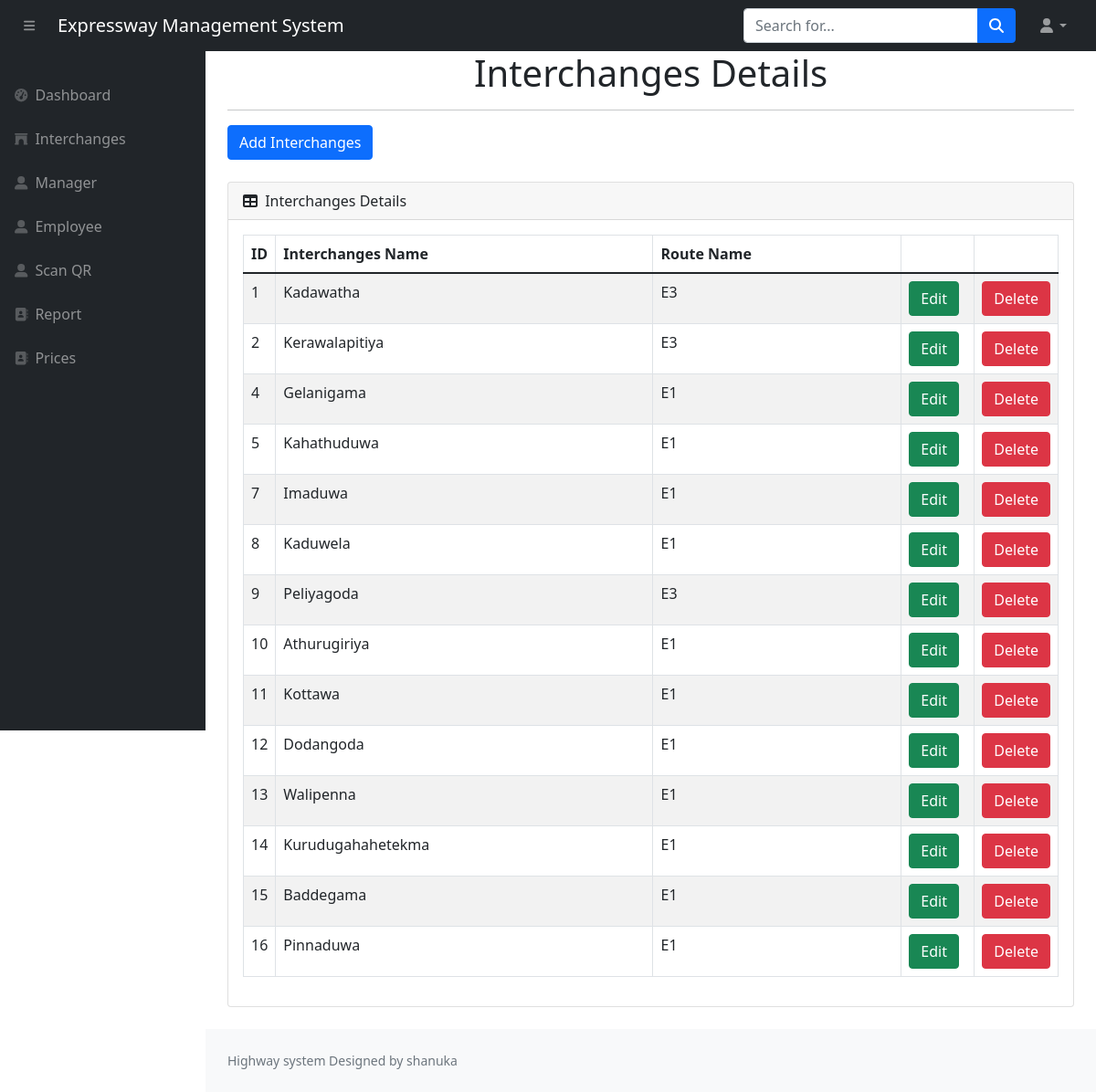
/admin/interchanges.php, run on the app's committed database.
### tables this page shows
CREATE TABLE `interchanges` (
  `id` int(20) NOT NULL,
  `inter_name` varchar(50) NOT NULL,
  `router_name` varchar(50) NOT NULL,
  `latitude` double NOT NULL,
  `longitude` double NOT NULL
);

### admin/interchanges.php (the view, shortened to what this page needs)
<?php include ('includes/header.php'); ?>
<div class="container-fluid px-4">
    <h1>
        <center>Interchanges Details
    </h1>
    <hr>
    <div>
        <a type="button" class="btn btn-primary" href="add_interchanges.php">Add Interchanges</a>
    </div><br>
    <div class="card mb-4">
        <div class="card-header">
            <i class="fas fa-table me-1"></i>
            Interchanges Details
        </div>
        <div class="card-body">
            <table id="datatablesSimple" class="table table-striped table-bordered table-hover">
                <thead class="table">
                    <tr>
                        <th width="30px">ID</th>
                        <th>Interchanges Name</th>
                        <th>Route Name</th>
                        <th width="80px"></th>
                        <th width="80px"></th>
                    </tr>
                </thead>
                <tbody>
                    <?php
                  $res=mysqli_query($con,"SELECT * FROM `interchanges`");
                  while($row=mysqli_fetch_array($res))
                  {
                    ?>
                    <tr>
                        <td><?php echo $row["id"]; ?></td>
                        <td><?php echo $row["inter_name"]; ?></td>
                        <td><?php echo $row["router_name"]; ?></td>
                        <td><a href="edit_interchanges.php?id=<?php echo $row["id"]; ?>"
                                class="btn btn-success ">Edit</a>
                        </td>
                        <td>
                            <a href="javascripit:void(0)" class="delete_btn_ajax btn btn-danger">Delete</a>
                        </td>
                    </tr>
                    <?php
                  }
            ?>
                </tbody>
            </table>
        </div>
    </div>
</div>
<?php include ('includes/footer.php'); ?>

### admin/includes/header.php (shortened to what this page needs)
<!DOCTYPE html>
<html lang="en">
<head>
    <link href="https://cdn.jsdelivr.net/npm/simple-datatables@latest/dist/style.css" rel="stylesheet" />
    <link href="css/styles.css" rel="stylesheet" />
</head>
<body class="sb-nav-fixed" onload="initClock()">
    <?php include ('includes/navbar.php'); ?>
    <div id="layoutSidenav">
        <?php include ('includes/sidebar.php'); ?>
        <div id="layoutSidenav_content">
            <main>

### admin/includes/navbar.php (shortened to what this page needs)
<nav class="sb-topnav navbar navbar-expand navbar-dark bg-dark">
    <button class="btn btn-link btn-sm order-1 order-lg-0 me-4 me-lg-0" id="sidebarToggle" href="#!"><i
            class="fas fa-bars"></i></button>
    <a class="navbar-brand ps-3" href="#">Expressway Management System</a>
    <form class="d-none d-md-inline-block form-inline ms-auto me-0 me-md-3 my-2 my-md-0">
        <div class="input-group">
            <input class="form-control" type="text" placeholder="Search for..." aria-label="Search for..."
                aria-describedby="btnNavbarSearch" />
            <button class="btn btn-primary" id="btnNavbarSearch" type="button"><i class="fas fa-search"></i></button>
        </div>
    </form>
    <ul class="navbar-nav ms-auto ms-md-0 me-3 me-lg-4">
        <li class="nav-item dropdown">
            <a class="nav-link dropdown-toggle" id="navbarDropdown" href="#" role="button" data-bs-toggle="dropdown"
                aria-expanded="false"><i class="fas fa-user fa-fw"></i></a>
        </li>
    </ul>
</nav>

### admin/includes/sidebar.php
<div id="layoutSidenav_nav">
    <nav class="sb-sidenav accordion sb-sidenav-dark" id="sidenavAccordion">
        <div class="sb-sidenav-menu">
            <div class="nav">
                <br>
                <a class="nav-link" href="home.php">
                    <div class="sb-nav-link-icon"><i class="fas fa-tachometer-alt"></i></div>
                    Dashboard
                </a>
                <a class="nav-link" href="./interchanges.php">
                    <div class="sb-nav-link-icon"><i class="fas fa-archway"></i></div>
                    Interchanges
                </a>
                <a class="nav-link" href="./manager.php">
                    <div class="sb-nav-link-icon"><i class="fas fa-user-alt"></i></div>
                    Manager
                </a>
                <a class="nav-link" href="employee.php">
                    <div class="sb-nav-link-icon"><i class="fas fa-user-alt"></i></div>
                    Employee
                </a>
                <a class="nav-link" href="qr_code.php">
                    <div class="sb-nav-link-icon"><i class="fas fa-user-alt"></i></div>
                    Scan QR
                </a>
                <a class="nav-link" href="report.php">
                    <div class="sb-nav-link-icon"><i class="fas fa-address-book"></i></div>
                    Report
                </a>
                <a class="nav-link" href="price.php">
                    <div class="sb-nav-link-icon"><i class="fas fa-address-book"></i></div>
                    Prices
                </a>
            </div>
        </div>
    </nav>
</div>

### admin/includes/footer.php
</main>
<footer class="py-4 bg-light mt-auto">
    <div class="container-fluid px-4">
        <div class="d-flex align-items-center justify-content-between small">
            <div class="text-muted">Highway system Designed by shanuka</div>
        </div>
    </div>
</footer>
</div>
</div>

### data on the page
interchanges: id "1", inter_name "Kadawatha", router_name "E3"
interchanges: id "2", inter_name "Kerawalapitiya", router_name "E3"
interchanges: id "4", inter_name "Gelanigama", router_name "E1"
interchanges: id "5", inter_name "Kahathuduwa", router_name "E1"
interchanges: id "7", inter_name "Imaduwa", router_name "E1"
interchanges: id "8", inter_name "Kaduwela", router_name "E1"
interchanges: id "9", inter_name "Peliyagoda", router_name "E3"
interchanges: id "10", inter_name "Athurugiriya", router_name "E1"
interchanges: id "11", inter_name "Kottawa", router_name "E1"
interchanges: id "12", inter_name "Dodangoda", router_name "E1"
interchanges: id "13", inter_name "Walipenna", router_name "E1"
interchanges: id "14", inter_name "Kurudugahahetekma", router_name "E1"
interchanges: id "15", inter_name "Baddegama", router_name "E1"
interchanges: id "16", inter_name "Pinnaduwa", router_name "E1"
